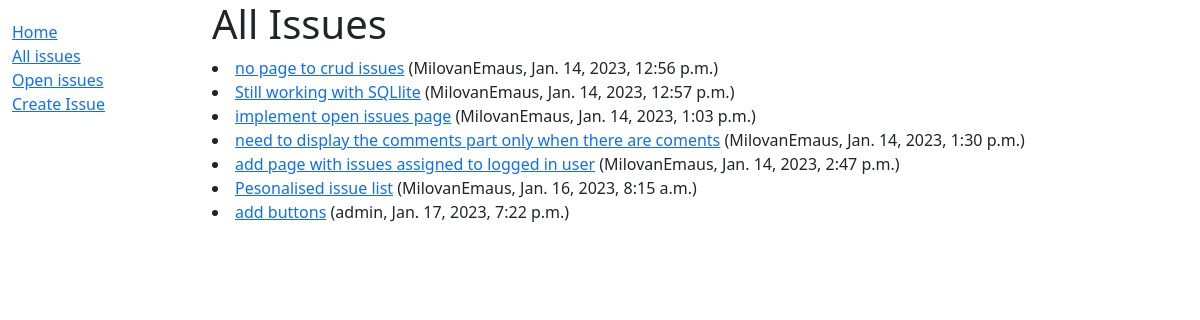
/issues/list/, run on the app's committed database.
### issues/models.py (models this page shows, shortened)
class Issue(models.Model):
    PRIORITY_CRIT = "P1"
    PRIORITY_HIGH = "P2"
    PRIORITY_LOW = "P3"
    PRIORITY_CHOICES = [
        (PRIORITY_CRIT, "Critical"),
        (PRIORITY_HIGH, "High"),
        (PRIORITY_LOW, "Low"),
    ]
    STATUS_NEW = "New"
    STATUS_ON_HOLD = "On Hold"
    STATUS_WAITING = "Waiting"
    STATUS_CANCELED = "Canceled"
    STATUS_RESOLVED = "Resolved"
    STATUS_IN_DEVELOPMENT = "In Development"
    STATUS_CHOICES = [
        (STATUS_NEW, "New"),
        (STATUS_ON_HOLD, "On Hold"),
        (STATUS_WAITING, "Waiting"),
        (STATUS_CANCELED, "Canceled"),
        (STATUS_RESOLVED, "Resolved"),
        (STATUS_IN_DEVELOPMENT, "In Development"),
    ]
    brief_description = models.TextField("Summary")
    description = models.TextField()
    priority = models.CharField(
        max_length=2, choices=PRIORITY_CHOICES, default=PRIORITY_LOW
    )
    status = models.TextField(choices=STATUS_CHOICES, default=STATUS_NEW)
    date_created = models.DateTimeField(auto_now_add=True)
    date_updated = models.DateTimeField(auto_now=True)
    created_by = models.ForeignKey(User, on_delete=models.DO_NOTHING, related_name="creator", default="")
    assigned_to = models.ForeignKey(User, on_delete=models.DO_NOTHING, related_name="Assignee", default="", null=True)
    added_files = models.FileField(
        "files",
        null=True,
        blank=True
    )
    def get_absolute_url(self):
        return reverse('issue-detail-view', kwargs={'pk': self.pk})

### authentication/models.py (models this page shows)
class User(AbstractUser):
    pass

### issues/views.py (the view)
class IssueListView(generic.ListView):
    model = Issue
    context_object_name = 'issue_list'
    queryset = Issue.objects.all().order_by("priority")
    paginate_by = 10

### issues/templates/issues/issue_list.html (shortened to what this page needs)
{% extends "base_generic.html" %}
{% block content %}
{% if issue_list%}
<h1>All Issues</h1>
{% for issue in issue_list %}
<li><a href="{{issue.get_absolute_url }}">{{issue.brief_description}}</a> ({{ issue.created_by}}, {{issue.date_created}})
</li>
{% endfor %}
{% else %}
<h1>No issues at the moment</h1>
{% endif %}
{% endblock %}

### data on the page
Issue: brief_description "no page to crud issues", created_by "MilovanEmaus", date_created "Jan. 14, 2023, 12:56 p.m."
Issue: brief_description "Still working with SQLlite", created_by "MilovanEmaus", date_created "Jan. 14, 2023, 12:57 p.m."
Issue: brief_description "implement open issues page", created_by "MilovanEmaus", date_created "Jan. 14, 2023, 1:03 p.m."
Issue: brief_description "need to display the comments part only when there are coments", created_by "MilovanEmaus", date_created "Jan. 14, 2023, 1:30 p.m."
Issue: brief_description "add page with issues assigned to logged in user", created_by "MilovanEmaus", date_created "Jan. 14, 2023, 2:47 p.m."
Issue: brief_description "Pesonalised issue list", created_by "MilovanEmaus", date_created "Jan. 16, 2023, 8:15 a.m."
Issue: brief_description "add buttons", created_by "admin", date_created "Jan. 17, 2023, 7:22 p.m."
